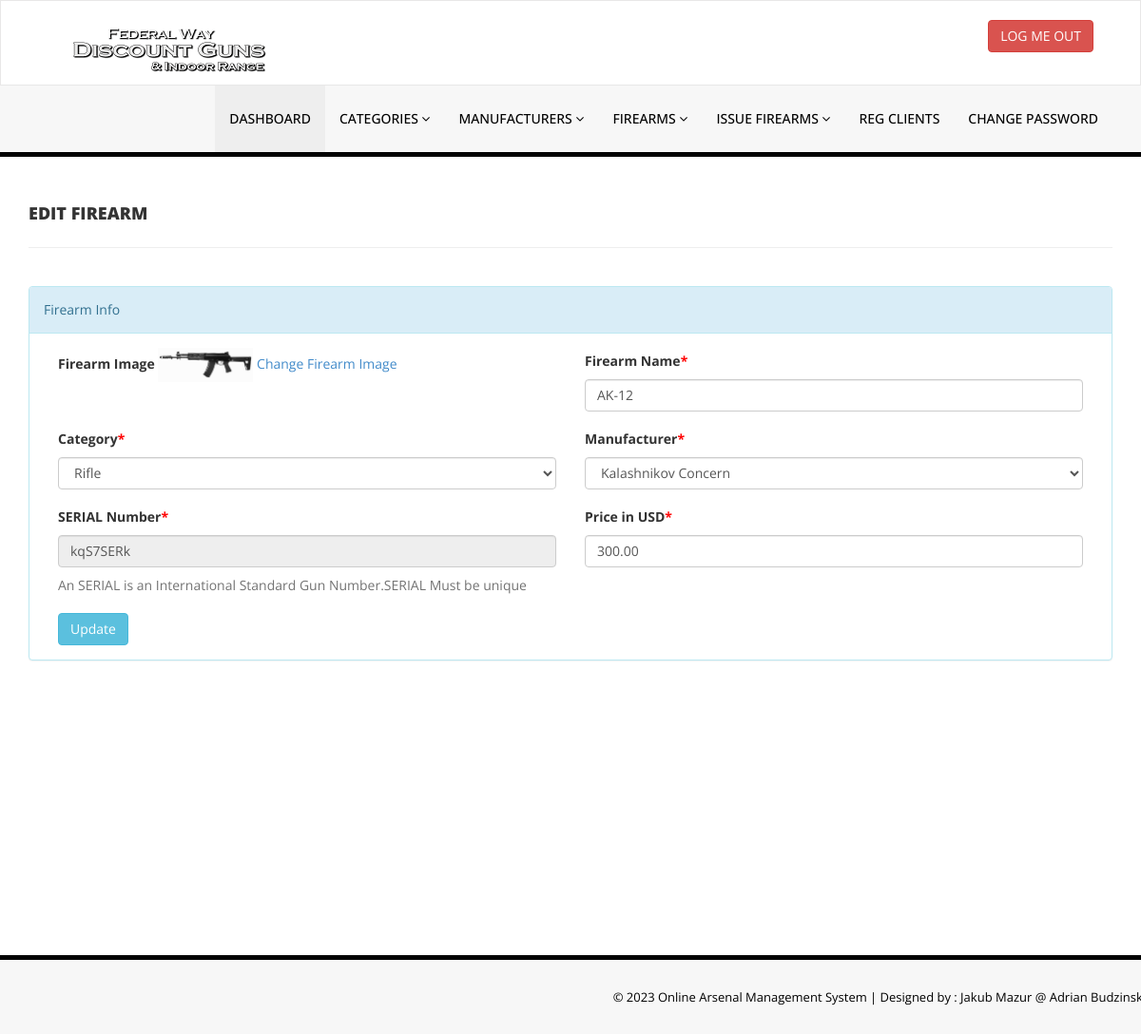
/admin/edit-gun.php?gunid=2 (signed in), run on the app's committed database.
### tables this page shows
CREATE TABLE `tblguns` (
  `id` int(11) NOT NULL,
  `GunName` varchar(255) DEFAULT NULL,
  `CatId` int(11) DEFAULT NULL,
  `ManufacturerId` int(11) DEFAULT NULL,
  `SerialNumber` varchar(25) DEFAULT NULL,
  `GunPrice` decimal(10,2) DEFAULT NULL,
  `GunImage` varchar(250) NOT NULL,
  `isIssued` int(1) DEFAULT NULL,
  `RegDate` timestamp NULL DEFAULT current_timestamp(),
  `UpdationDate` timestamp NULL DEFAULT NULL ON UPDATE current_timestamp()
);

CREATE TABLE `tblcategory` (
  `id` int(11) NOT NULL,
  `CategoryName` varchar(150) DEFAULT NULL,
  `Status` int(1) DEFAULT NULL,
  `CreationDate` timestamp NULL DEFAULT current_timestamp(),
  `UpdationDate` timestamp NULL DEFAULT current_timestamp() ON UPDATE current_timestamp()
);

CREATE TABLE `tblmanufacturer` (
  `id` int(11) NOT NULL,
  `ManufacturerName` varchar(159) DEFAULT NULL,
  `creationDate` timestamp NULL DEFAULT current_timestamp(),
  `UpdationDate` timestamp NULL DEFAULT NULL ON UPDATE current_timestamp()
);

### admin/edit-gun.php (the view, shortened to what this page needs)
<?php
include('includes/config.php');
if(strlen($_SESSION['alogin'])==0)
    {
header('location:index.php');
}
else{
?>
<!DOCTYPE html>
<html xmlns="http://www.w3.org/1999/xhtml">
<head>
    <link href="assets/css/bootstrap.css" rel="stylesheet" />
    <link href="assets/css/font-awesome.css" rel="stylesheet" />
    <link href="assets/css/style.css" rel="stylesheet" />
</head>
<body>
<?php include('includes/header.php');?>
    <div class="content-wrapper">
         <div class="container">
        <div class="row pad-botm">
            <div class="col-md-12">
                <h4 class="header-line">Edit Firearm</h4>
                            </div>
</div>
<div class="row">
<div class="col-md12 col-sm-12 col-xs-12">
<div class="panel panel-info">
<div class="panel-heading">
Firearm Info
</div>
<div class="panel-body">
<form role="form" method="post">
<?php
$gunid=intval($_GET['gunid']);
$sql = "SELECT tblGuns.GunName,tblcategory.CategoryName,tblcategory.id as cid,tblManufacturer.ManufacturerName,tblManufacturer.id as athrid,tblGuns.SERIALNumber,tblGuns.GunPrice,tblGuns.id as gunid,tblGuns.gunImage from  tblGuns join tblcategory on tblcategory.id=tblGuns.CatId join tblManufacturer on tblManufacturer.id=tblGuns.ManufacturerId where tblGuns.id=:gunid";
$query = $dbh -> prepare($sql);
$query->bindParam(':gunid',$gunid,PDO::PARAM_STR);
$query->execute();
$results=$query->fetchAll(PDO::FETCH_OBJ);
if($query->rowCount() > 0)
{
foreach($results as $result)
{               ?>
<div class="col-md-6">
<div class="form-group">
<label>Firearm Image</label>
<img src="gunimg/<?php echo htmlentities($result->gunImage);?>" width="100">
<a href="change-gunimg.php?gunid=<?php echo htmlentities($result->gunid);?>">Change Firearm Image</a>
</div></div>
<div class="col-md-6">
<div class="form-group">
<label>Firearm Name<span style="color:red;">*</span></label>
<input class="form-control" type="text" name="gunname" value="<?php echo htmlentities($result->GunName);?>" required />
</div></div>
<div class="col-md-6">
<div class="form-group">
<label> Category<span style="color:red;">*</span></label>
<select class="form-control" name="category" required="required">
<option value="<?php echo htmlentities($result->cid);?>"> <?php echo htmlentities($catname=$result->CategoryName);?></option>
</select>
</div></div>
<div class="col-md-6">
<div class="form-group">
<label> Manufacturer<span style="color:red;">*</span></label>
<select class="form-control" name="manufacturer" required="required">
<option value="<?php echo htmlentities($result->athrid);?>"> <?php echo htmlentities($athrname=$result->ManufacturerName);?></option>
</select>
</div></div>
<div class="col-md-6">
<div class="form-group">
<label>SERIAL Number<span style="color:red;">*</span></label>
<input class="form-control" type="text" name="serial" value="<?php echo htmlentities($result->SERIALNumber);?>"  readonly />
<p class="help-block">An SERIAL is an International Standard Gun Number.SERIAL Must be unique</p>
</div></div>
<div class="col-md-6">
 <div class="form-group">
 <label>Price in USD<span style="color:red;">*</span></label>
 <input class="form-control" type="text" name="price" value="<?php echo htmlentities($result->GunPrice);?>"   required="required" />
 </div></div>
 <?php }} ?><div class="col-md-12">
<button type="submit" name="update" class="btn btn-info">Update </button></div>
                                    </form>
                            </div>
                        </div>
                            </div>
        </div>
    </div>
    </div>
  <?php include('includes/footer.php');?>
</body>
</html>
<?php } ?>

### admin/assets/css/style.css (style rules this page uses)
.content-wrapper { margin-top: 40px; min-height:800px; padding-bottom:90px; }
.header-line { font-weight:900; padding-bottom:25px; border-bottom:1px solid #eeeeee; text-transform:uppercase; }
.pad-botm { padding-bottom:30px; }

### data on the page
tblguns: GunImage (picture), gunname "AK-12", category "Rifle", manufacturer "Kalashnikov Concern", serial "kqS7SERk", price "300.00"
